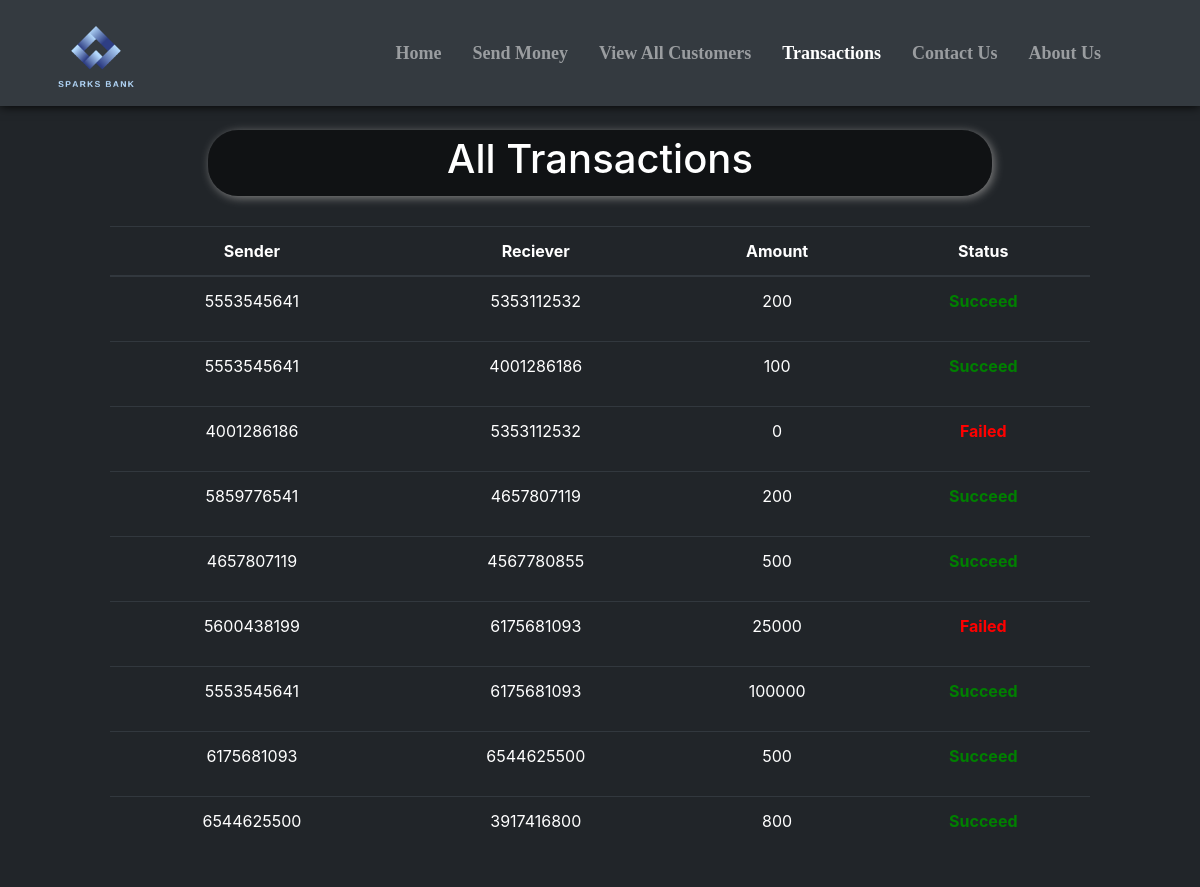
Screenshot of /transactions.php with the database file from the repository.
### tables this page shows
CREATE TABLE `transactions` (
  `sr` int(11) NOT NULL,
  `sender` varchar(10) NOT NULL,
  `receiver` varchar(10) NOT NULL,
  `amount` bigint(20) NOT NULL,
  `status` varchar(10) NOT NULL
);

### transactions.php (the view, shortened to what this page needs)
<!doctype html>
<html lang="en">
<head>
    <link href="//maxcdn.bootstrapcdn.com/bootstrap/4.1.1/css/bootstrap.min.css" rel="stylesheet" id="bootstrap-css">
    <link rel="stylesheet" href="https://use.fontawesome.com/releases/v5.1.0/css/all.css"
>
</head>
<body style="background-color:#212529;">
    <?php include 'spin.php'; ?>
    <nav class="navbar navbar-expand-lg navbar-dark bg-dark fixed fixed-top"
        style="font-family:candara; font-size:18px; box-shadow: 0px 0px 10px 0px black;">
        <div class="container-fluid">
            <a href="index.php"><img src="statics\logo.png" alt=""
                    style="height: 80px; margin-left:25px; margin-top:10px;"></a>
        </div>
        <div class="collapse navbar-collapse" id="navbarSupportedContent">
            <b>
                <ul class="navbar-nav ">
                    <li class="nav-item nav-links" style="margin-left:15px;">
                        <a class="nav-link text-nowrap" aria-current="page" href="index.php">Home</a>
                    </li>
                    <li class="nav-item" style="margin-left:15px; ">
                        <a class="nav-link text-nowrap" href="send_money.php">Send Money</a>
                    </li>
                    <li class="nav-item" style="margin-left:15px;">
                        <a class="nav-link text-nowrap" href="all_cust.php">View All Customers</a>
                    </li>
                    <li class="nav-item" style="margin-left:15px;">
                        <a class="nav-link text-nowrap active" href="transactions.php">Transactions</a>
                    </li>
                    <li class="nav-item" style="margin-left:15px;">
                        <a class="nav-link text-nowrap" href="contact_us.php">Contact Us</a>
                    </li>
                    <li class="nav-item" style="margin-left:15px; margin-right:75px;">
                        <a class="nav-link text-nowrap" href="about_us.php">About Us</a>
                    </li>
                </ul>
            </b>
        </div>
    </nav>
    <center>
        <div class="container" style="margin-top: 10%; padding:10px 80px 10px 80px; ">
            <div
                style="width:80%; background-color:rgba(0,0,0,.5); padding:5px 5px 5px 5px; border-radius:30px; box-shadow: 2px 2px 10px gray;">
                <h1 style=" color:white;">All Transactions</h1>
            </div>
            <?php
    $conn = mysqli_connect($servername, $username, $password, $database);
    if(!$conn){
        die("Connection not established: ".mysqli_connect_error());
    }else{
        $sql = "SELECT * FROM `transactions`";
        $result = mysqli_query($conn, $sql);
?>
            <table class="table table-dark" style="margin-top: 30px;">
                <thead>
                    <tr>
                        <th scope="col">Sender</th>
                        <th scope="col">Reciever</th>
                        <th scope="col">Amount</th>
                        <th scope="col">Status</th>
                    </tr>
                </thead>
                <?php
echo "<tbody>";
        while($row = mysqli_fetch_assoc($result)){
        if(!(empty($row['sender']) && empty($row['receiver']) && empty($row['amount'])))
            {echo    '
            <tr>
              <td>'.$row['sender'].'</td>
              <td>'.$row['receiver'].'</td>
              <td>'.$row['amount'].'</td>
              <td>'; ?> <?php if($row['status'] == "succeed"){echo '<b><p style="color:green;">Succeed</p></b>';}else{echo '<b><p style="color:red;">Failed</p></b>';} ?>
              <?php echo '</td>
              </tr>';}
    }
    }
    echo "</tbody>";
?>
        </div>
    </center>
</body>
</html>

### transactions.php (style rules this page uses)
th, td { text-align: center; }

### rows the page displays
transactions: sender "5553545641", receiver "5353112532", amount "200", status "Succeed"
transactions: sender "5553545641", receiver "4001286186", amount "100", status "Succeed"
transactions: sender "4001286186", receiver "5353112532", amount "0", status "Failed"
transactions: sender "5859776541", receiver "4657807119", amount "200", status "Succeed"
transactions: sender "4657807119", receiver "4567780855", amount "500", status "Succeed"
transactions: sender "5600438199", receiver "6175681093", amount "25000", status "Failed"
transactions: sender "5553545641", receiver "6175681093", amount "100000", status "Succeed"
transactions: sender "6175681093", receiver "6544625500", amount "500", status "Succeed"
transactions: sender "6544625500", receiver "3917416800", amount "800", status "Succeed"
